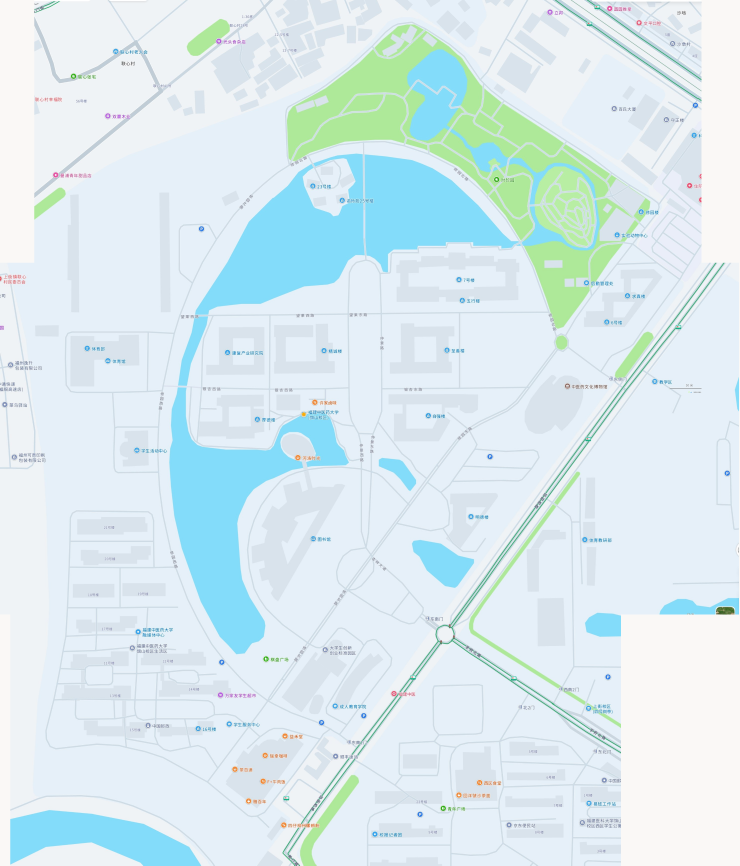
#> input picture _audit/campus_map_20261113/_data/amap/master.png, 2957 x 3463 px, found by its file name (shown at 1/4 size)
$ python zoomcheck2.py
#> lines starting #> are read from the running program, lines starting #| are printed output that depends on the picture; after the words box and inside, x2 and y2 are one past the last pixel; in counts of white or black regions, pixels touching at a corner belong together
import cv2, numpy as np, os
BASE = r"C:\Users\Ko_Li\.openclaw\workspace\web\_audit\campus_map_20261113\_data\amap"
WORK = os.path.join(BASE, "_work")
m = cv2.imread(os.path.join(BASE, "master.png"))
#> m is the input picture: shape (3463, 2957, 3); mean B, G, R 240.3, 235.5, 217.7
def save(img, x0, y0, x1, y1, scale, name, step=50):
#> called with x0 = 1300, y0 = 2100, x1 = 1820, y1 = 2500, scale = 1.9, name = 'Y_lib_south', step = 50
    c = cv2.resize(img[y0:y1, x0:x1], None, fx=scale, fy=scale, interpolation=cv2.INTER_NEAREST)
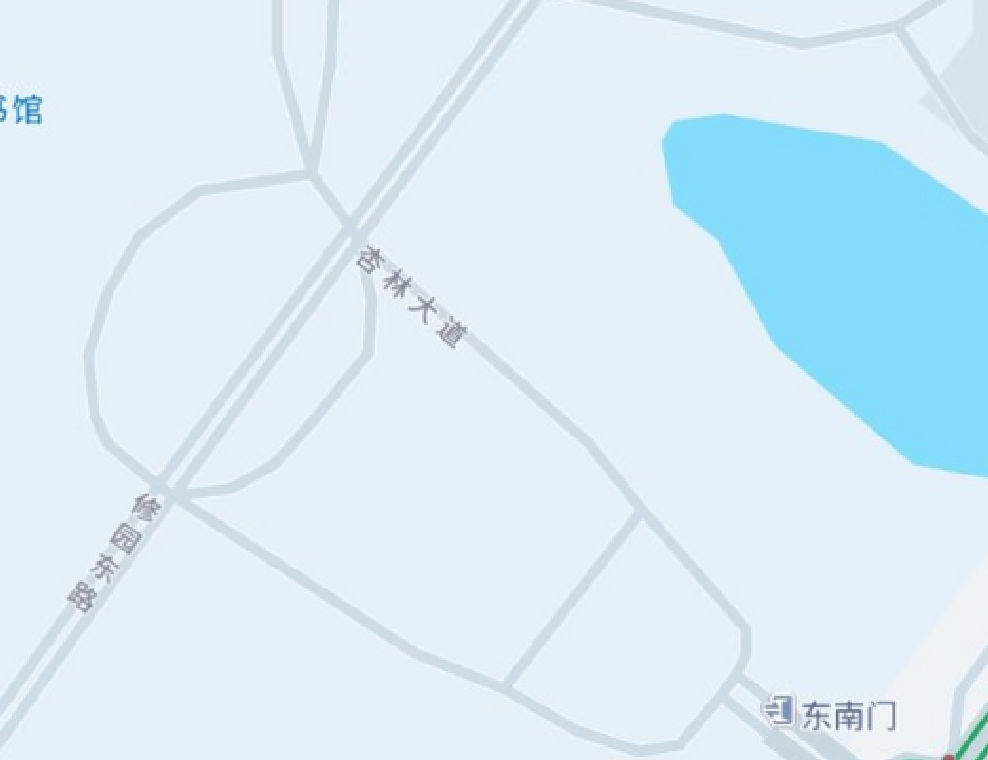
#> c: shape (760, 988, 3); mean B, G, R 246.7, 235.8, 217.9
    font = cv2.FONT_HERSHEY_SIMPLEX
    ch, cw = c.shape[:2]
#> ch = 760; cw = 988
    for x in range(x0//step*step, x1+1, step):
        if x < x0: continue
        px = int((x-x0)*scale)
        if 0 <= px < cw:
            cv2.line(c, (px,0), (px,ch-1), (0,0,255) if x % 100 == 0 else (225,205,255), 1)
            if x % 100 == 0:
                for yy in (16, ch//2, ch-4): cv2.putText(c, str(x), (px+2,yy), font, 0.55, (0,0,255), 1, cv2.LINE_AA)
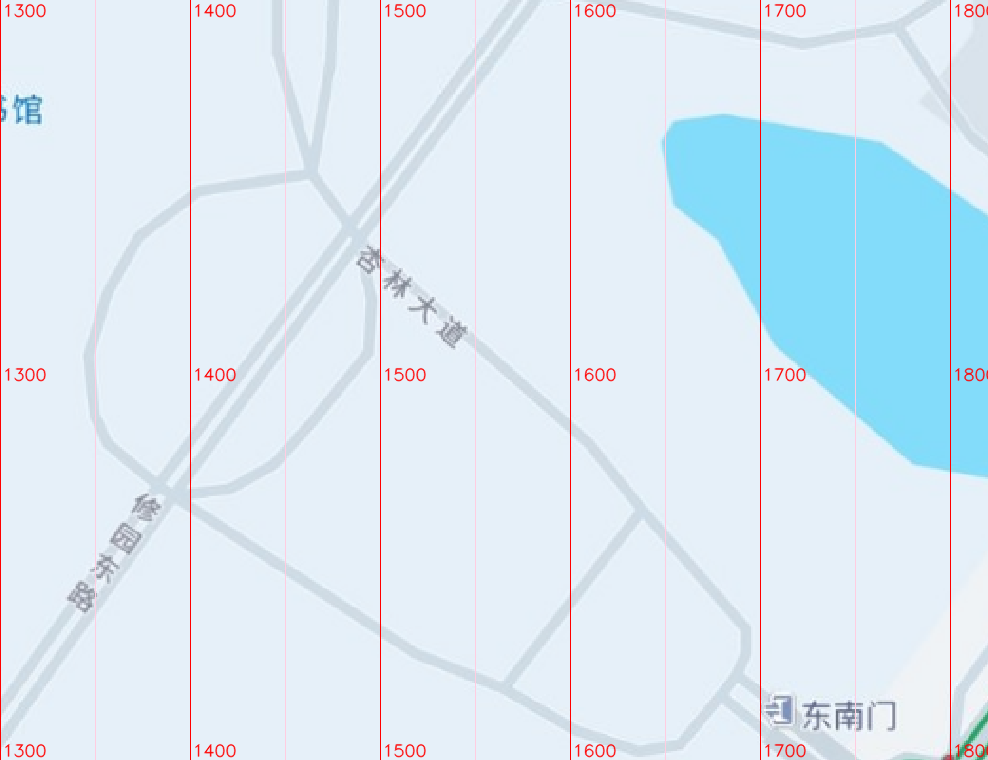
#> c: shape (760, 988, 3); 1.84% of pixels changed, all inside (x1, y1, x2, y2) = (0, 0, 988, 760)
    for y in range(y0//step*step, y1+1, step):
        if y < y0: continue
        py = int((y-y0)*scale)
        if 0 <= py < ch:
            cv2.line(c, (0,py), (cw-1,py), (0,0,255) if y % 100 == 0 else (225,205,255), 1)
            if y % 100 == 0:
                for xx in (4, cw//2, cw-60): cv2.putText(c, str(y), (xx,py+16), font, 0.55, (0,0,255), 1, cv2.LINE_AA)
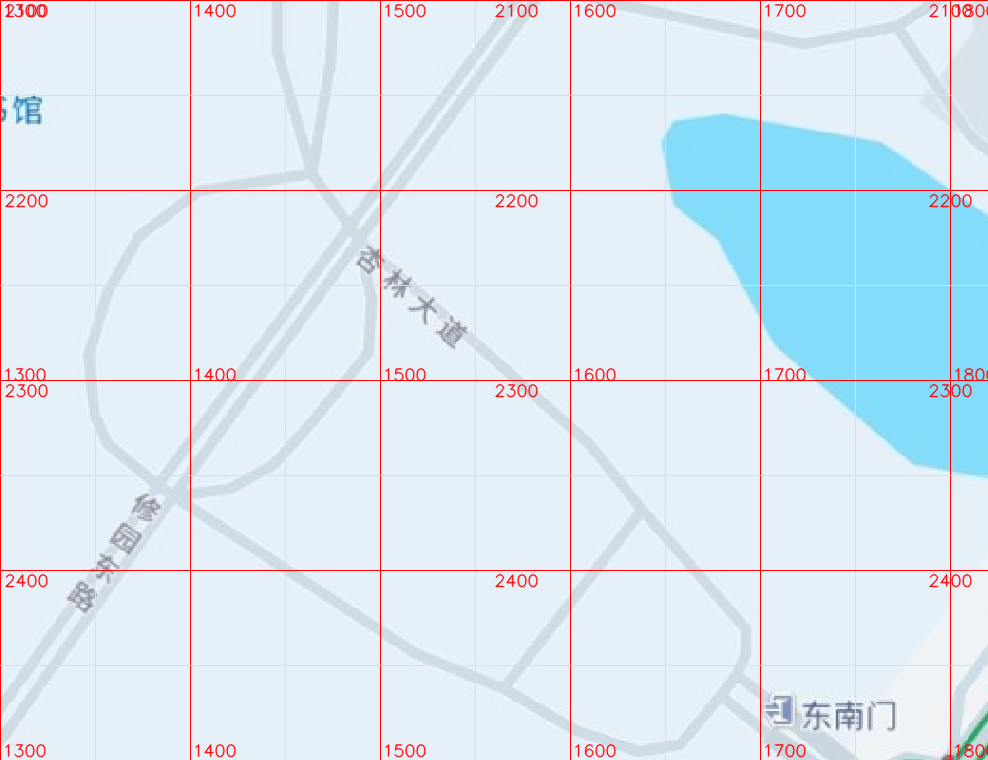
#> c: shape (760, 988, 3); 1.59% of pixels changed, all inside (x1, y1, x2, y2) = (0, 0, 988, 666)
    cv2.imwrite(os.path.join(WORK, name + ".png"), c, [cv2.IMWRITE_PNG_COMPRESSION, 6])
    print(name, c.shape)
#| Y_lib_south (760, 988, 3)
save(m, 1300, 2100, 1820, 2500, 1.9, "Y_lib_south")
save(m, 1360, 2380, 1880, 2620, 1.9, "Z_round_nw")
#> call 2 of save, with x0 = 1360, y0 = 2380, x1 = 1880, y1 = 2620, scale = 1.9, name = 'Z_round_nw', step = 50
#> in save (call 2), `c = cv2.resize(img[y0:y1, x0:x1], None, fx=scale, fy=scale, interpolat..`:
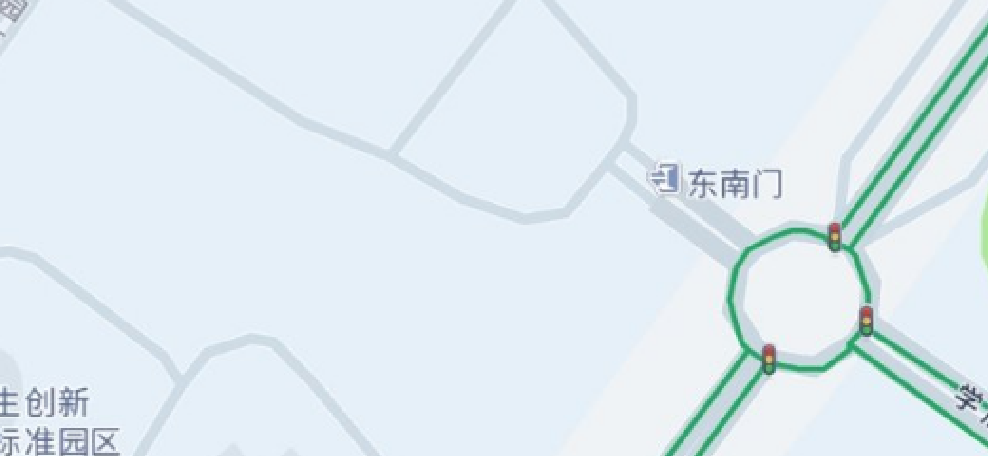
#> c: shape (456, 988, 3); mean B, G, R 242.1, 235.4, 223.9
#> in save (call 2), `font = cv2.FONT_HERSHEY_SIMPLEX`: font = 0
#> after the loop in save (call 2), `for x in range(x0//step*step, x1+1, step):`:
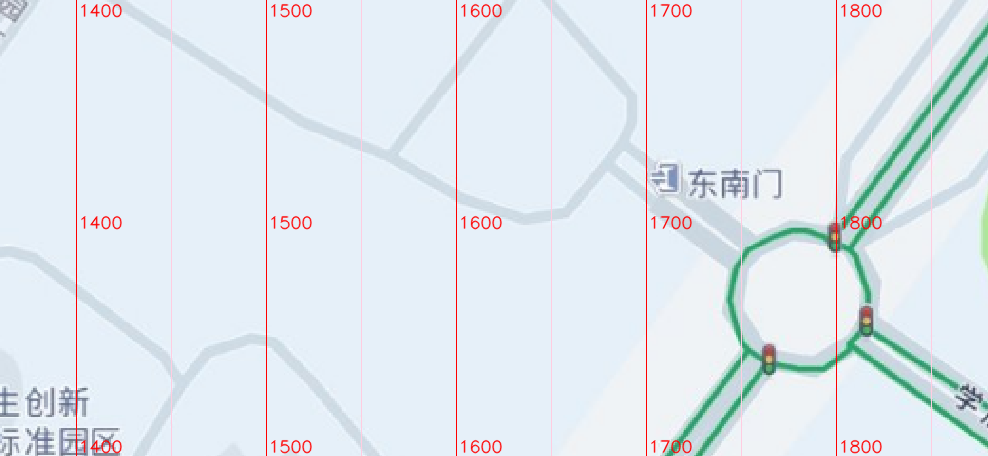
#> c: shape (456, 988, 3); 2.06% of pixels changed, all inside (x1, y1, x2, y2) = (76, 0, 932, 456)
#> after the loop in save (call 2), `for y in range(y0//step*step, y1+1, step):`:
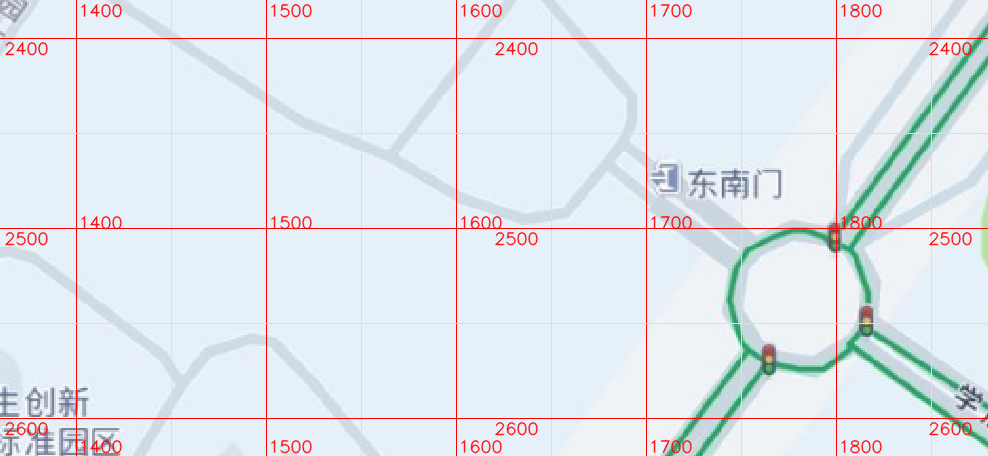
#> c: shape (456, 988, 3); 1.8% of pixels changed, all inside (x1, y1, x2, y2) = (0, 38, 988, 436)
#| Z_round_nw (456, 988, 3)
